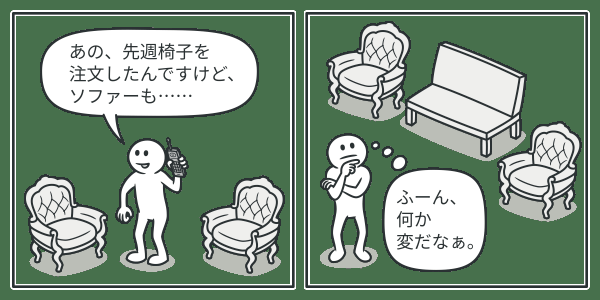
#> input picture knowledge/design-pattern/creational/abstract-factory/img/abstract-factory-comic-1.png, 600 x 300 px, given as the content of the folder ./input, which was not available
$ python agc.py
#> lines starting #> are read from the running program, lines starting #| are printed output that depends on the picture; pictures that were not available may be replaced by others from this repository, and a replacement may not be noted
import cv2
import glob
import argparse
import numpy as np


def image_agcwd(img, a=0.25, truncated_cdf=False):
    h, w = img.shape[:2]
    hist, bins = np.histogram(img.flatten(), 256, [0, 256])
    # cdf = hist.cumsum()
    # cdf_normalized = cdf / cdf.max()
    prob_normalized = hist / hist.sum()

    unique_intensity = np.unique(img)
    # intensity_max = unique_intensity.max()
    # intensity_min = unique_intensity.min()
    prob_min = prob_normalized.min()
    prob_max = prob_normalized.max()

    pn_temp = (prob_normalized - prob_min) / (prob_max - prob_min)
    pn_temp[pn_temp > 0] = prob_max * (pn_temp[pn_temp > 0] ** a)
    pn_temp[pn_temp < 0] = prob_max * (-((-pn_temp[pn_temp < 0]) ** a))
    # print(pn_temp)
    prob_normalized_wd = pn_temp / pn_temp.sum()  # normalize to [0,1]
    cdf_prob_normalized_wd = prob_normalized_wd.cumsum()

    if truncated_cdf:
        inverse_cdf = np.maximum(0.5, 1 - cdf_prob_normalized_wd)
    else:
        inverse_cdf = 1 - cdf_prob_normalized_wd

    img_new = img.copy()
    for i in unique_intensity:
        img_new[img == i] = np.round(255 * (i / 255) ** inverse_cdf[i])

    return img_new


def process_bright(img):
    img_negative = 255 - img
    agcwd = image_agcwd(img_negative, a=2.0, truncated_cdf=False)
    reversed = 255 - agcwd
    return reversed


def process_dimmed(img):
    agcwd = image_agcwd(img, a=0.75, truncated_cdf=True)
    return agcwd


def main():
    parser = argparse.ArgumentParser(description="IAGCWD")
    parser.add_argument(
        "--input",
        dest="input_dir",
        default="./input/",
        type=str,
        help="Input directory for image(s)",
    )
    parser.add_argument(
        "--output",
        dest="output_dir",
        default="./output/",
        type=str,
        help="Output directory for image(s)",
    )
    args = parser.parse_args()

    img_paths = glob.glob(args.input_dir + "*")
    for path in img_paths:
        img = cv2.imread(path)
#> img is the input picture: shape (300, 600, 3); mean B, G, R 132.4, 151.2, 129.2
        img = cv2.resize(img, (1080, 720))
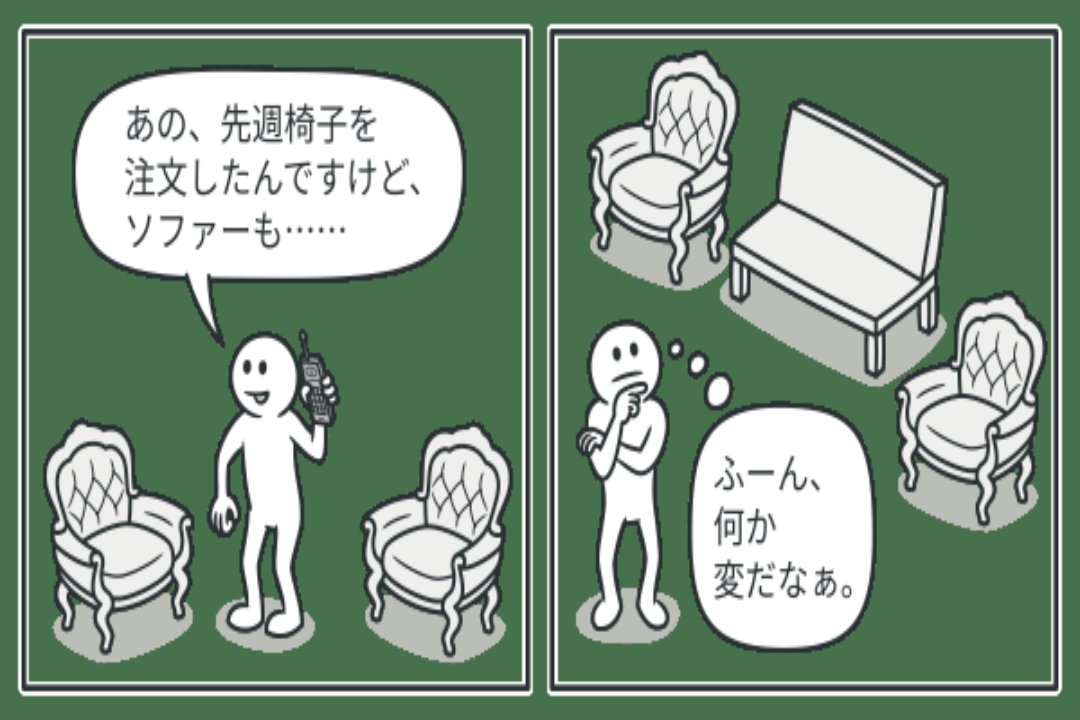
#> img: shape (720, 1080, 3); mean B, G, R 132.4, 151.1, 129.1
        name = path.split("\\")[-1].split(".")[0]

        # Extract intensity component of the image
        YCrCb = cv2.cvtColor(img, cv2.COLOR_BGR2YCrCb)
#> YCrCb: shape (720, 1080, 3); mean of channels 0, 1, 2 142.5, 118.3, 122.4
        Y = YCrCb[:, :, 0]
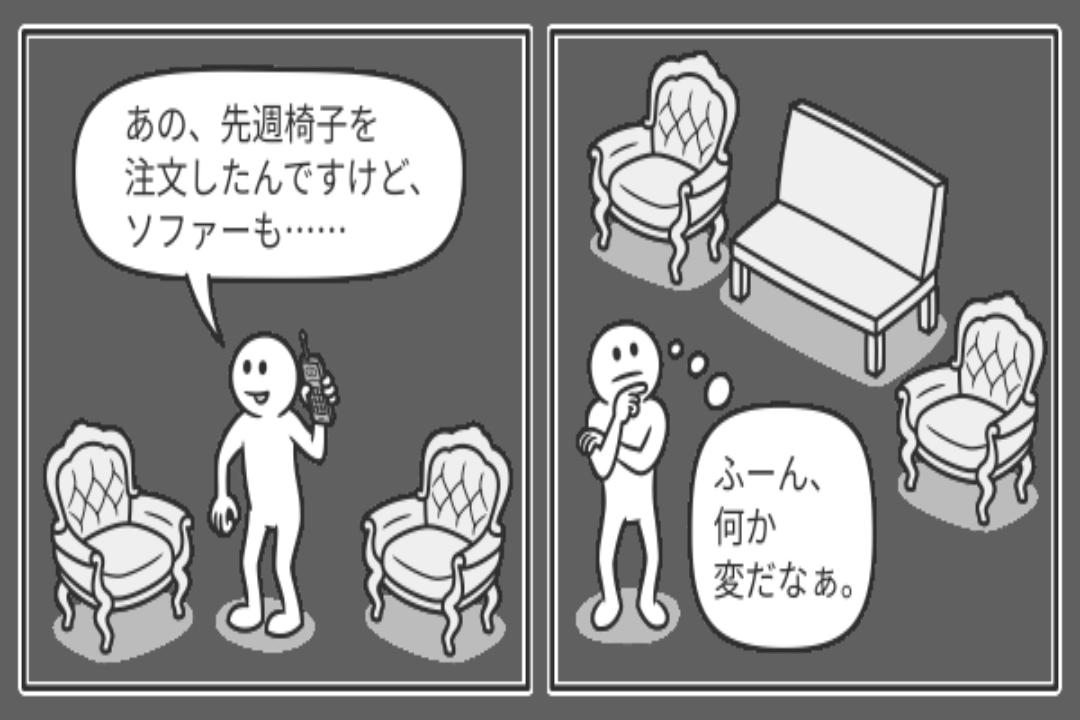
#> Y: shape (720, 1080); min 47, max 255, mean 142.5
        # Determine whether image is bright or dimmed
        threshold = 0.3
        exp_in = 112  # Expected global average intensity
        M, N = img.shape[:2]
#> M = 720; N = 1080
        mean_in = np.sum(Y / (M * N))
#> mean_in = 142.5
        t = (mean_in - exp_in) / exp_in
#> t = 0.273

        # Process image for gamma correction
        img_output = None
        if t < -threshold:  # Dimmed Image
            print(name + ": Dimmed")
            result = process_dimmed(Y)
            YCrCb[:, :, 0] = result
            img_output = cv2.cvtColor(YCrCb, cv2.COLOR_YCrCb2BGR)
        elif t > threshold:
            print(name + ": Bright")  # Bright Image
            result = process_bright(Y)
            YCrCb[:, :, 0] = result
            img_output = cv2.cvtColor(YCrCb, cv2.COLOR_YCrCb2BGR)
        else:
            img_output = img

        cv2.imshow("original", img)
        cv2.imshow("img", img_output)
        cv2.waitKey(0)
        cv2.destroyAllWindows()

        cv2.imwrite(args.output_dir + name + ".jpg", img_output)


if __name__ == "__main__":
    main()

$ run again, on knowledge/design-pattern/creational/abstract-factory/img/solution2.png
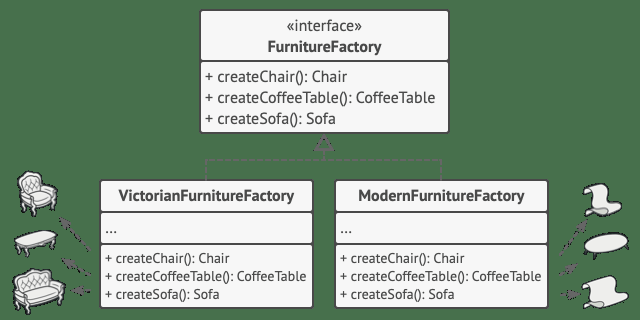
#> input picture knowledge/design-pattern/creational/abstract-factory/img/solution2.png, 640 x 320 px, given as the content of the folder ./input, which was not available
#> in main, img is the input picture: shape (320, 640, 3); mean B, G, R 140.3, 159.6, 137.6
#> img: shape (720, 1080, 3)
#> mean_in = 151
#> t = 0.349
#> in process_bright, `img_negative = 255 - img`:
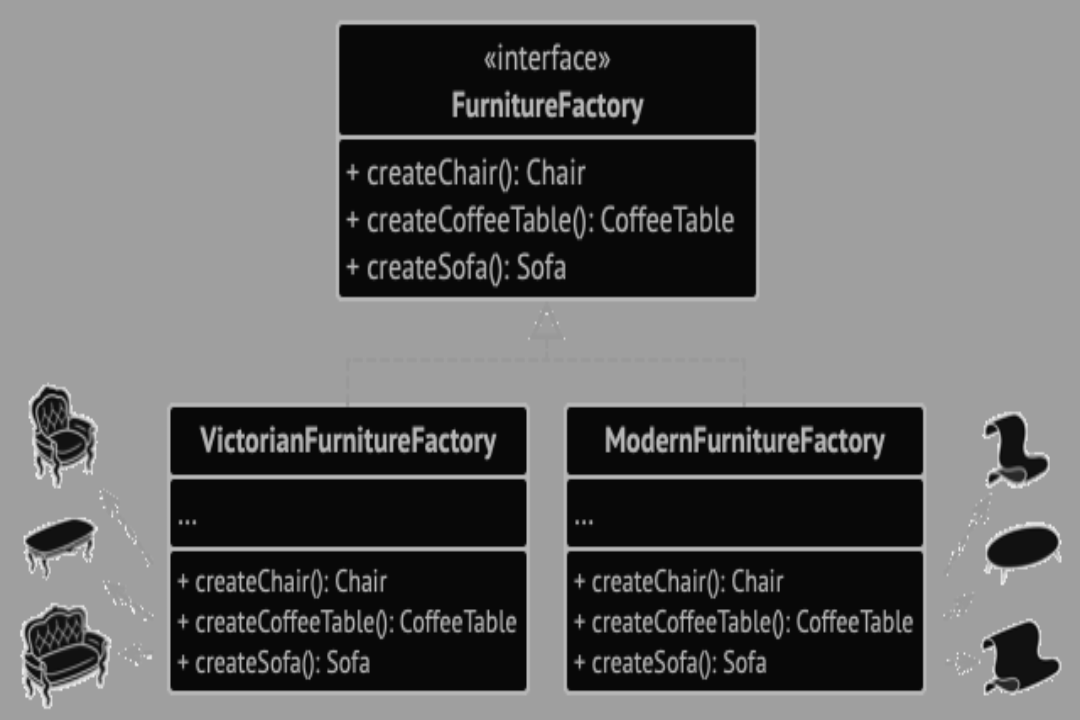
#> img_negative: shape (720, 1080); min 6, max 240, mean 104
#> hist = 256 values, max 409577 at index 159, min 0 at index 0, mean 3037.5; bins = 257 values from 0 to 256
#> prob_normalized = 256 values, max 0.527 at index 159, min 0 at index 0, mean 0.00391
#> unique_intensity = 235 values from 6 to 240
#> prob_min = 0
#> prob_max = 0.527
#> pn_temp = 256 values, max 1 at index 159, min 0 at index 0, mean 0.00742
#> prob_normalized_wd = 256 values, max 0.755 at index 159, min 0 at index 0, mean 0.00391
#> cdf_prob_normalized_wd = 256 values from 0 to 1
#> inverse_cdf = 256 values, max 1 at index 0, min 0 at index 240, mean 0.477
#> in process_bright, `reversed = 255 - agcwd`:
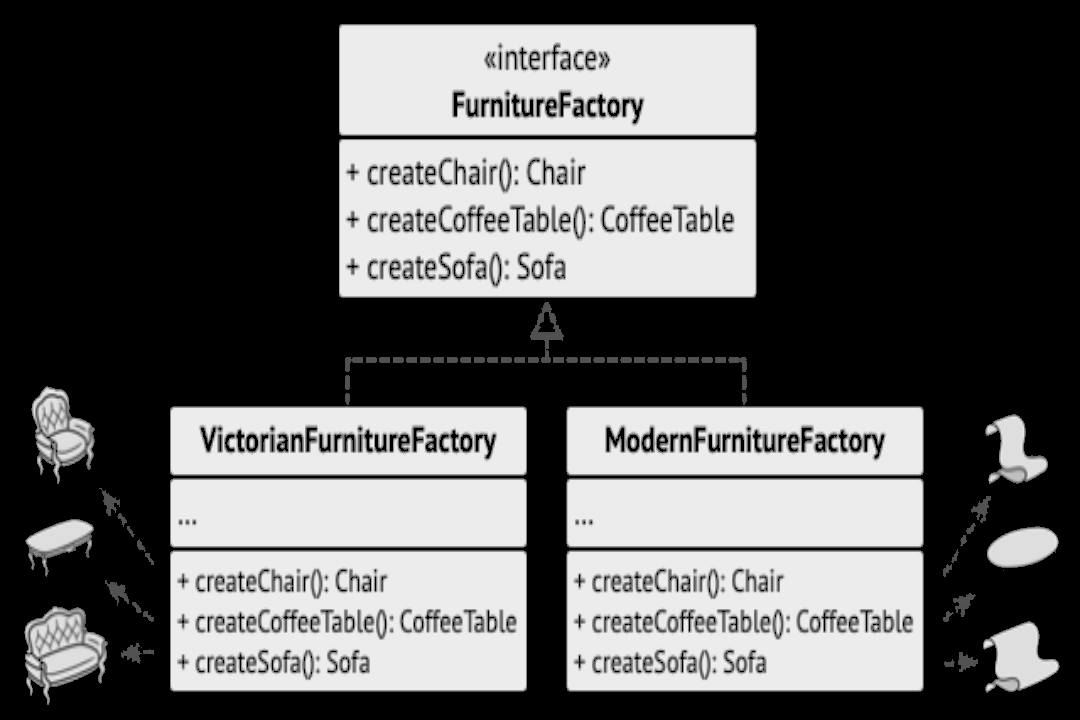
#> reversed: shape (720, 1080); min 0, max 249, mean 90.9

$ run again, on knowledge/design-pattern/creational/abstract-factory/img/structure.png
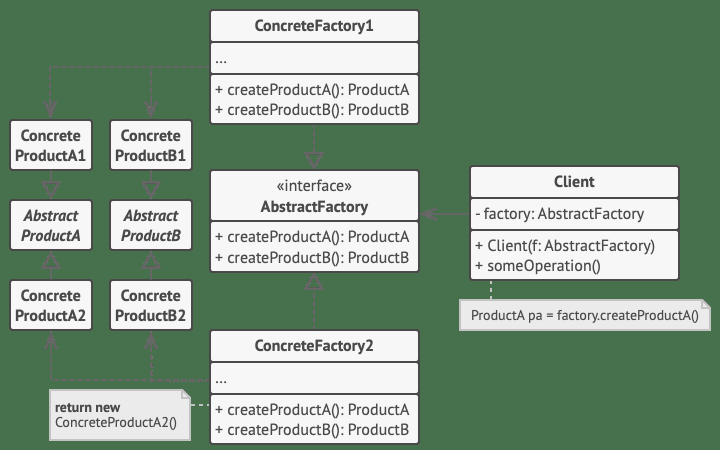
#> input picture knowledge/design-pattern/creational/abstract-factory/img/structure.png, 720 x 450 px, given as the content of the folder ./input, which was not available
#> in main, img is the input picture: shape (450, 720, 3); mean B, G, R 134.5, 155, 131.6
#> img: shape (720, 1080, 3)
#> mean_in = 145.9
#> t = 0.302
#> in process_bright, `img_negative = 255 - img`:
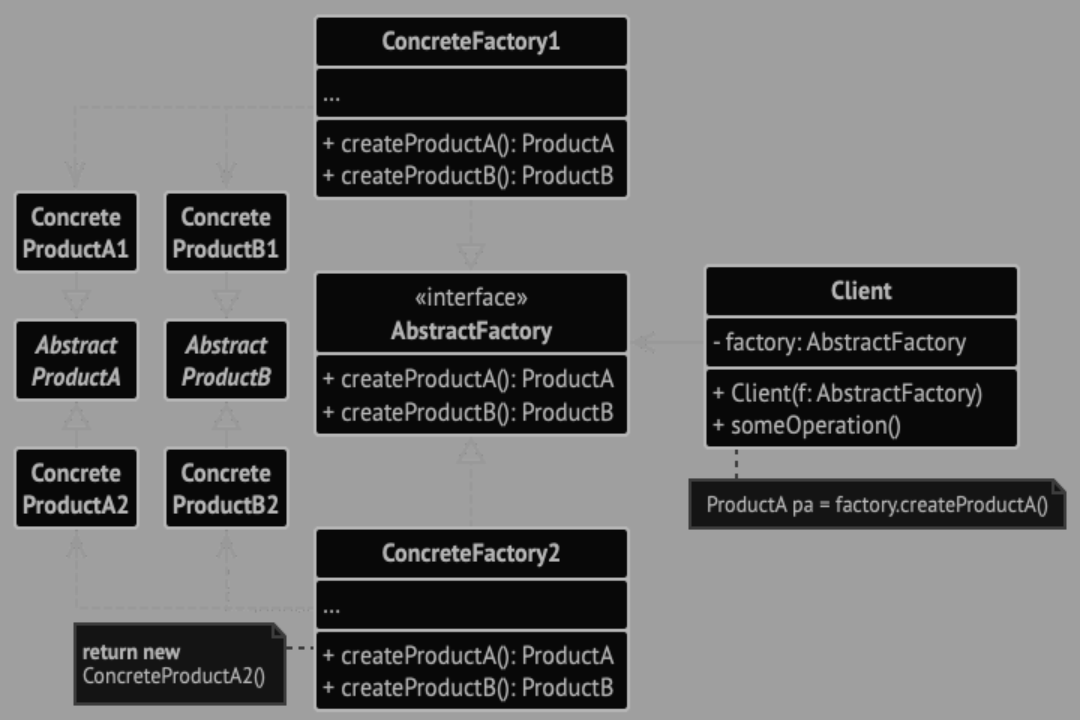
#> img_negative: shape (720, 1080); min 8, max 183, mean 109.1
#> hist = 256 values, max 437290 at index 159, min 0 at index 0, mean 3037.5; bins = 257 values from 0 to 256
#> prob_normalized = 256 values, max 0.562 at index 159, min 0 at index 0, mean 0.00391
#> unique_intensity = 176 values from 8 to 183
#> prob_min = 0
#> prob_max = 0.562
#> pn_temp = 256 values, max 1 at index 159, min 0 at index 0, mean 0.00695
#> prob_normalized_wd = 256 values, max 0.837 at index 159, min 0 at index 0, mean 0.00391
#> cdf_prob_normalized_wd = 256 values from 0 to 1
#> inverse_cdf = 256 values, max 1 at index 0, min 0 at index 183, mean 0.526
#> in process_bright, `reversed = 255 - agcwd`:
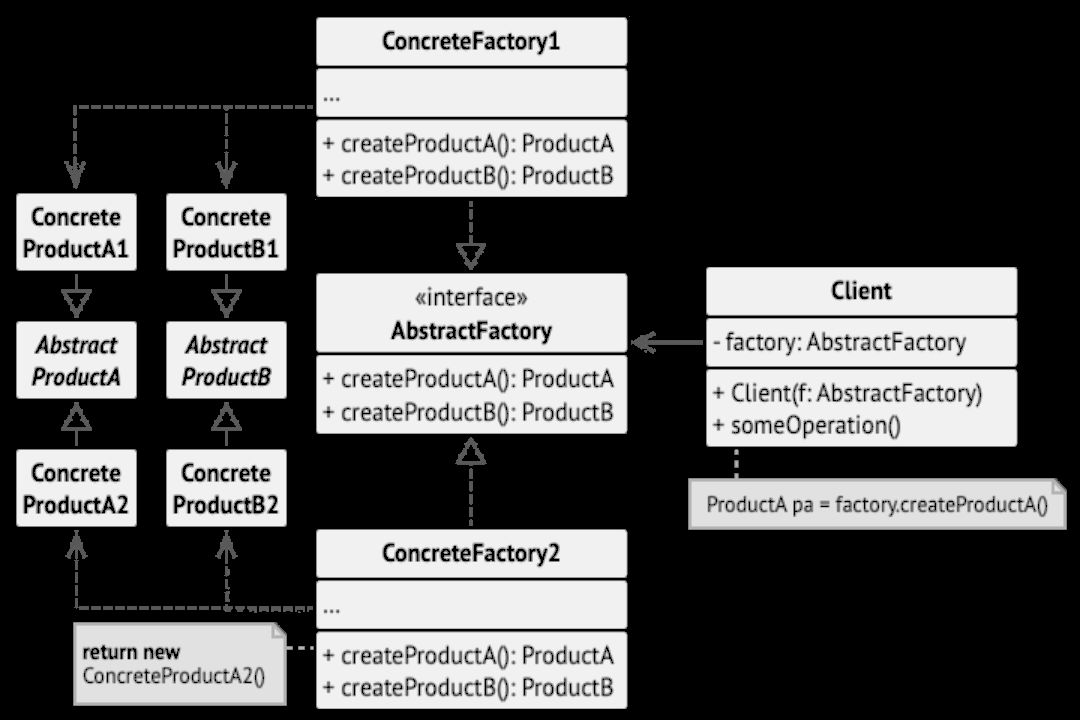
#> reversed: shape (720, 1080); min 0, max 241, mean 84.9
